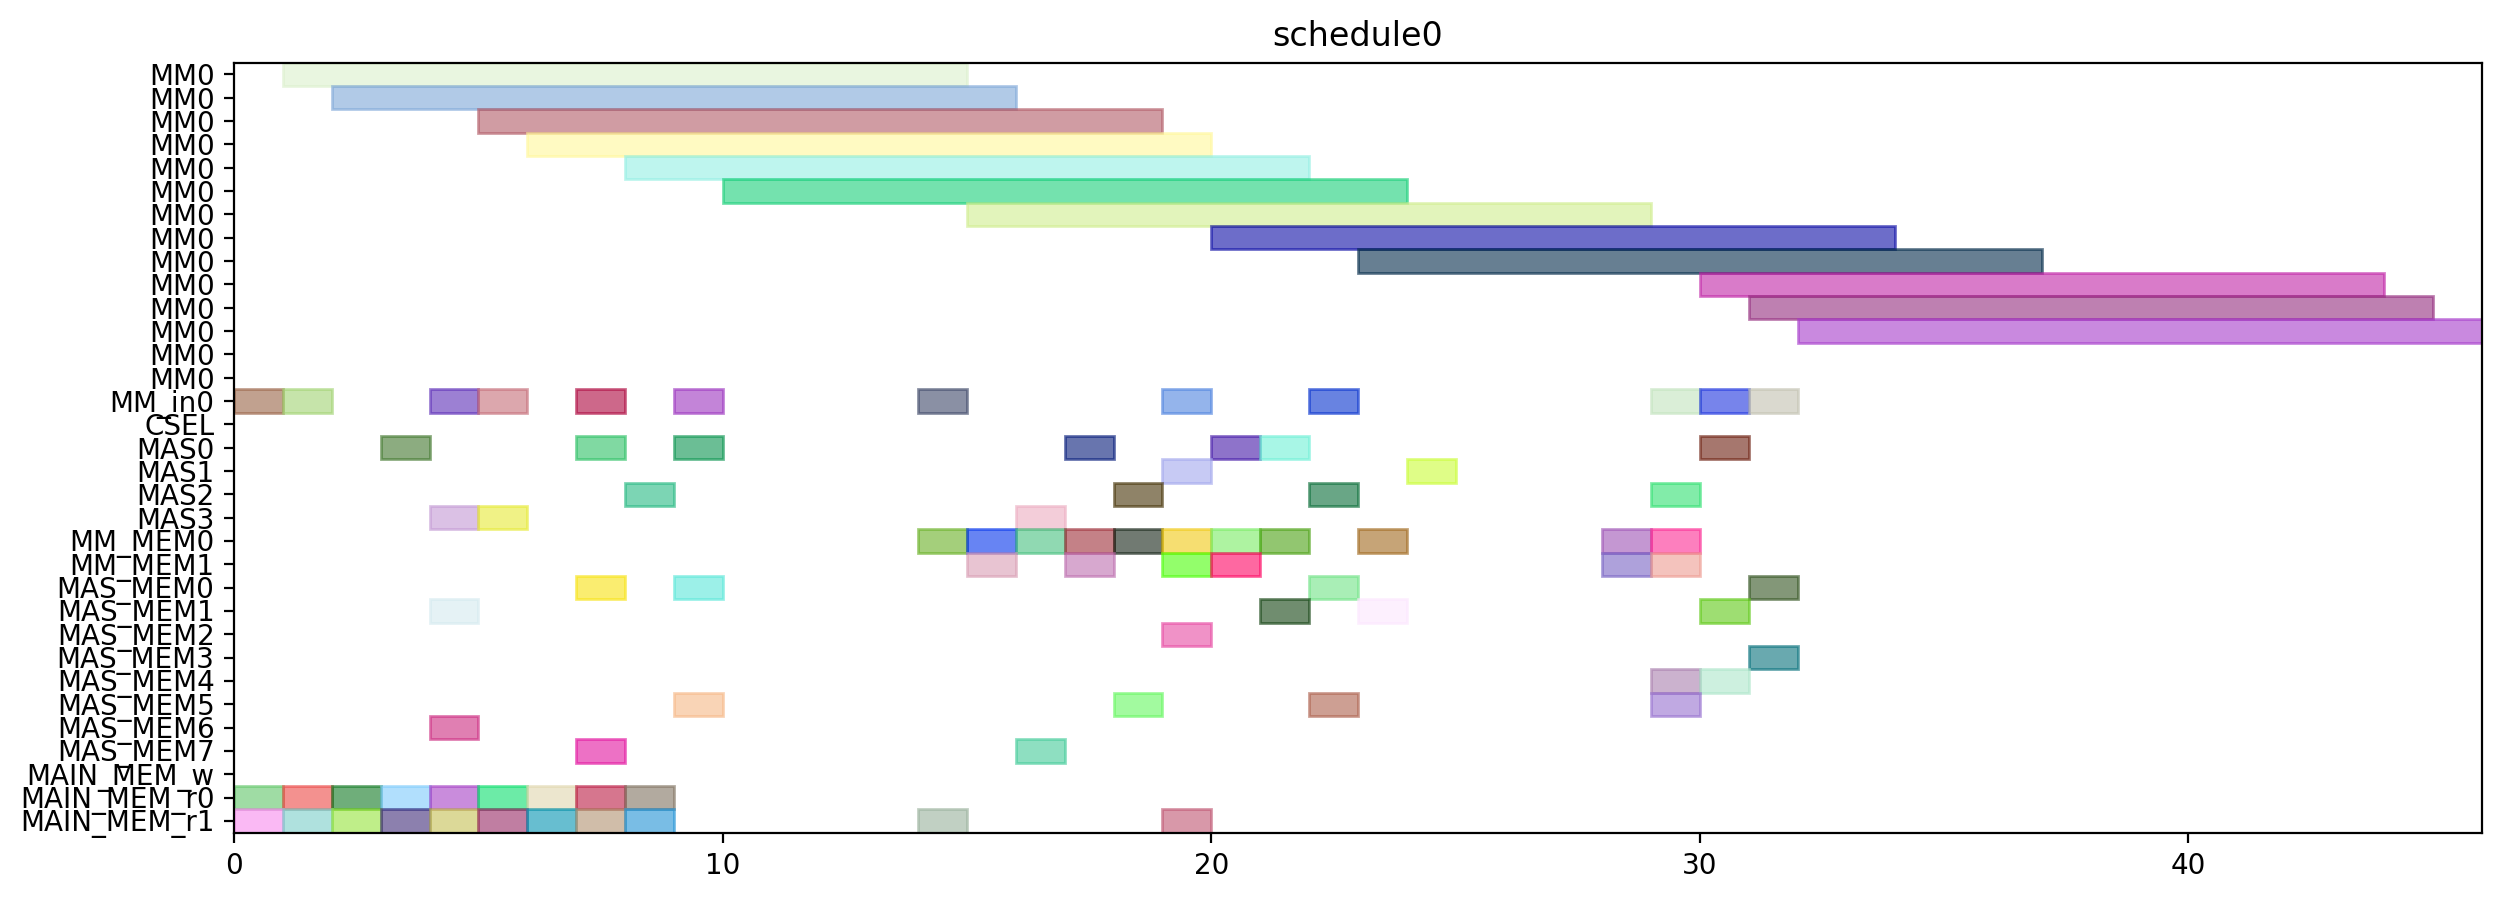

This figure's Python source:
from pyschedule import Scenario, solvers, plotters, alt


def solve():
	horizon = 120
	S = Scenario("schedule0", horizon=horizon)

	# resource
	MM = S.Resources('MM', num=1, size=14)
	MM_in = S.Resources('MM_in', num=1)
	CSEL = S.Resource('CSEL')
	MAS = S.Resources('MAS', num=4, size=1, periods=range(1, horizon))
	MM_MEM = S.Resources('MM_MEM', num=2)
	MAS_MEM = S.Resources('MAS_MEM', num=8)
	MAIN_MEM_w = S.Resource('MAIN_MEM_w', size=1)
	MAIN_MEM_r = S.Resources('MAIN_MEM_r', num=2)

	# result of previous scheduling

	# new tasks
	t0 = S.Task('t0', length=14, delay_cost=1)
	t0 += alt(MM)
	t0_in = S.Task('t0_in', length=1, delay_cost=1)
	t0_in += alt(MM_in)
	S += t0_in*MM_in[0]<=t0*MM[0]
	t0_mem0 = S.Task('t0_mem0', length=1, delay_cost=1)
	t0_mem0 += MAIN_MEM_r[0]
	S += t0_mem0 <= t0

	t0_mem1 = S.Task('t0_mem1', length=1, delay_cost=1)
	t0_mem1 += MAIN_MEM_r[1]
	S += t0_mem1 <= t0

	t1 = S.Task('t1', length=14, delay_cost=1)
	t1 += alt(MM)
	t1_in = S.Task('t1_in', length=1, delay_cost=1)
	t1_in += alt(MM_in)
	S += t1_in*MM_in[0]<=t1*MM[0]
	t1_mem0 = S.Task('t1_mem0', length=1, delay_cost=1)
	t1_mem0 += MAIN_MEM_r[0]
	S += t1_mem0 <= t1

	t1_mem1 = S.Task('t1_mem1', length=1, delay_cost=1)
	t1_mem1 += MAIN_MEM_r[1]
	S += t1_mem1 <= t1

	t2 = S.Task('t2', length=14, delay_cost=1)
	t2 += alt(MM)
	t2_in = S.Task('t2_in', length=1, delay_cost=1)
	t2_in += alt(MM_in)
	S += t2_in*MM_in[0]<=t2*MM[0]
	t2_mem0 = S.Task('t2_mem0', length=1, delay_cost=1)
	t2_mem0 += MAIN_MEM_r[0]
	S += t2_mem0 <= t2

	t2_mem1 = S.Task('t2_mem1', length=1, delay_cost=1)
	t2_mem1 += MAIN_MEM_r[1]
	S += t2_mem1 <= t2

	t3 = S.Task('t3', length=1, delay_cost=1)
	t3 += alt(MAS)
	t3_mem0 = S.Task('t3_mem0', length=1, delay_cost=1)
	t3_mem0 += MAIN_MEM_r[0]
	S += t3_mem0 <= t3

	t3_mem1 = S.Task('t3_mem1', length=1, delay_cost=1)
	t3_mem1 += MAIN_MEM_r[1]
	S += t3_mem1 <= t3

	t4 = S.Task('t4', length=1, delay_cost=1)
	t4 += alt(MAS)
	t4_mem0 = S.Task('t4_mem0', length=1, delay_cost=1)
	t4_mem0 += MAIN_MEM_r[0]
	S += t4_mem0 <= t4

	t4_mem1 = S.Task('t4_mem1', length=1, delay_cost=1)
	t4_mem1 += MAIN_MEM_r[1]
	S += t4_mem1 <= t4

	t8 = S.Task('t8', length=1, delay_cost=1)
	t8 += alt(MAS)
	t8_mem0 = S.Task('t8_mem0', length=1, delay_cost=1)
	t8_mem0 += MAIN_MEM_r[0]
	S += t8_mem0 <= t8

	t8_mem1 = S.Task('t8_mem1', length=1, delay_cost=1)
	t8_mem1 += MAIN_MEM_r[1]
	S += t8_mem1 <= t8

	t9 = S.Task('t9', length=1, delay_cost=1)
	t9 += alt(MAS)
	t9_mem0 = S.Task('t9_mem0', length=1, delay_cost=1)
	t9_mem0 += MAIN_MEM_r[0]
	S += t9_mem0 <= t9

	t9_mem1 = S.Task('t9_mem1', length=1, delay_cost=1)
	t9_mem1 += MAIN_MEM_r[1]
	S += t9_mem1 <= t9

	t13 = S.Task('t13', length=1, delay_cost=1)
	t13 += alt(MAS)
	t13_mem0 = S.Task('t13_mem0', length=1, delay_cost=1)
	t13_mem0 += MAIN_MEM_r[0]
	S += t13_mem0 <= t13

	t13_mem1 = S.Task('t13_mem1', length=1, delay_cost=1)
	t13_mem1 += MAIN_MEM_r[1]
	S += t13_mem1 <= t13

	t14 = S.Task('t14', length=1, delay_cost=1)
	t14 += alt(MAS)
	t14_mem0 = S.Task('t14_mem0', length=1, delay_cost=1)
	t14_mem0 += MAIN_MEM_r[0]
	S += t14_mem0 <= t14

	t14_mem1 = S.Task('t14_mem1', length=1, delay_cost=1)
	t14_mem1 += MAIN_MEM_r[1]
	S += t14_mem1 <= t14

	t5 = S.Task('t5', length=14, delay_cost=1)
	t5 += alt(MM)
	t5_in = S.Task('t5_in', length=1, delay_cost=1)
	t5_in += alt(MM_in)
	S += t5_in*MM_in[0]<=t5*MM[0]
	t5_mem0 = S.Task('t5_mem0', length=1, delay_cost=1)
	t5_mem0 += alt(MAS_MEM)
	S += (t3*MAS[0])-1 < t5_mem0*MAS_MEM[0]
	S += (t3*MAS[1])-1 < t5_mem0*MAS_MEM[2]
	S += (t3*MAS[2])-1 < t5_mem0*MAS_MEM[4]
	S += (t3*MAS[3])-1 < t5_mem0*MAS_MEM[6]
	S += t5_mem0 <= t5

	t5_mem1 = S.Task('t5_mem1', length=1, delay_cost=1)
	t5_mem1 += alt(MAS_MEM)
	S += (t4*MAS[0])-1 < t5_mem1*MAS_MEM[1]
	S += (t4*MAS[1])-1 < t5_mem1*MAS_MEM[3]
	S += (t4*MAS[2])-1 < t5_mem1*MAS_MEM[5]
	S += (t4*MAS[3])-1 < t5_mem1*MAS_MEM[7]
	S += t5_mem1 <= t5

	t6 = S.Task('t6', length=1, delay_cost=1)
	t6 += alt(MAS)
	t6_mem0 = S.Task('t6_mem0', length=1, delay_cost=1)
	t6_mem0 += alt(MM_MEM)
	S += (t0*MM[0])-1 < t6_mem0*MM_MEM[0]
	S += t6_mem0 <= t6

	t6_mem1 = S.Task('t6_mem1', length=1, delay_cost=1)
	t6_mem1 += alt(MM_MEM)
	S += (t1*MM[0])-1 < t6_mem1*MM_MEM[1]
	S += t6_mem1 <= t6

	t10 = S.Task('t10', length=14, delay_cost=1)
	t10 += alt(MM)
	t10_in = S.Task('t10_in', length=1, delay_cost=1)
	t10_in += alt(MM_in)
	S += t10_in*MM_in[0]<=t10*MM[0]
	t10_mem0 = S.Task('t10_mem0', length=1, delay_cost=1)
	t10_mem0 += alt(MAS_MEM)
	S += (t8*MAS[0])-1 < t10_mem0*MAS_MEM[0]
	S += (t8*MAS[1])-1 < t10_mem0*MAS_MEM[2]
	S += (t8*MAS[2])-1 < t10_mem0*MAS_MEM[4]
	S += (t8*MAS[3])-1 < t10_mem0*MAS_MEM[6]
	S += t10_mem0 <= t10

	t10_mem1 = S.Task('t10_mem1', length=1, delay_cost=1)
	t10_mem1 += alt(MAS_MEM)
	S += (t9*MAS[0])-1 < t10_mem1*MAS_MEM[1]
	S += (t9*MAS[1])-1 < t10_mem1*MAS_MEM[3]
	S += (t9*MAS[2])-1 < t10_mem1*MAS_MEM[5]
	S += (t9*MAS[3])-1 < t10_mem1*MAS_MEM[7]
	S += t10_mem1 <= t10

	t11 = S.Task('t11', length=1, delay_cost=1)
	t11 += alt(MAS)
	t11_mem0 = S.Task('t11_mem0', length=1, delay_cost=1)
	t11_mem0 += alt(MM_MEM)
	S += (t1*MM[0])-1 < t11_mem0*MM_MEM[0]
	S += t11_mem0 <= t11

	t11_mem1 = S.Task('t11_mem1', length=1, delay_cost=1)
	t11_mem1 += alt(MM_MEM)
	S += (t2*MM[0])-1 < t11_mem1*MM_MEM[1]
	S += t11_mem1 <= t11

	t15 = S.Task('t15', length=14, delay_cost=1)
	t15 += alt(MM)
	t15_in = S.Task('t15_in', length=1, delay_cost=1)
	t15_in += alt(MM_in)
	S += t15_in*MM_in[0]<=t15*MM[0]
	t15_mem0 = S.Task('t15_mem0', length=1, delay_cost=1)
	t15_mem0 += alt(MAS_MEM)
	S += (t13*MAS[0])-1 < t15_mem0*MAS_MEM[0]
	S += (t13*MAS[1])-1 < t15_mem0*MAS_MEM[2]
	S += (t13*MAS[2])-1 < t15_mem0*MAS_MEM[4]
	S += (t13*MAS[3])-1 < t15_mem0*MAS_MEM[6]
	S += t15_mem0 <= t15

	t15_mem1 = S.Task('t15_mem1', length=1, delay_cost=1)
	t15_mem1 += alt(MAS_MEM)
	S += (t14*MAS[0])-1 < t15_mem1*MAS_MEM[1]
	S += (t14*MAS[1])-1 < t15_mem1*MAS_MEM[3]
	S += (t14*MAS[2])-1 < t15_mem1*MAS_MEM[5]
	S += (t14*MAS[3])-1 < t15_mem1*MAS_MEM[7]
	S += t15_mem1 <= t15

	t16 = S.Task('t16', length=1, delay_cost=1)
	t16 += alt(MAS)
	t16_mem0 = S.Task('t16_mem0', length=1, delay_cost=1)
	t16_mem0 += alt(MM_MEM)
	S += (t0*MM[0])-1 < t16_mem0*MM_MEM[0]
	S += t16_mem0 <= t16

	t16_mem1 = S.Task('t16_mem1', length=1, delay_cost=1)
	t16_mem1 += alt(MM_MEM)
	S += (t2*MM[0])-1 < t16_mem1*MM_MEM[1]
	S += t16_mem1 <= t16

	t18 = S.Task('t18', length=1, delay_cost=1)
	t18 += alt(MAS)
	t18_mem0 = S.Task('t18_mem0', length=1, delay_cost=1)
	t18_mem0 += alt(MM_MEM)
	S += (t0*MM[0])-1 < t18_mem0*MM_MEM[0]
	S += t18_mem0 <= t18

	t18_mem1 = S.Task('t18_mem1', length=1, delay_cost=1)
	t18_mem1 += alt(MM_MEM)
	S += (t0*MM[0])-1 < t18_mem1*MM_MEM[1]
	S += t18_mem1 <= t18

	t20 = S.Task('t20', length=14, delay_cost=1)
	t20 += alt(MM)
	t20_in = S.Task('t20_in', length=1, delay_cost=1)
	t20_in += alt(MM_in)
	S += t20_in*MM_in[0]<=t20*MM[0]
	t20_mem0 = S.Task('t20_mem0', length=1, delay_cost=1)
	t20_mem0 += alt(MM_MEM)
	S += (t2*MM[0])-1 < t20_mem0*MM_MEM[0]
	S += t20_mem0 <= t20

	t20_mem1 = S.Task('t20_mem1', length=1, delay_cost=1)
	t20_mem1 += MAIN_MEM_r[1]
	S += t20_mem1 <= t20

	t7 = S.Task('t7', length=1, delay_cost=1)
	t7 += alt(MAS)
	t7_mem0 = S.Task('t7_mem0', length=1, delay_cost=1)
	t7_mem0 += alt(MM_MEM)
	S += (t5*MM[0])-1 < t7_mem0*MM_MEM[0]
	S += t7_mem0 <= t7

	t7_mem1 = S.Task('t7_mem1', length=1, delay_cost=1)
	t7_mem1 += alt(MAS_MEM)
	S += (t6*MAS[0])-1 < t7_mem1*MAS_MEM[1]
	S += (t6*MAS[1])-1 < t7_mem1*MAS_MEM[3]
	S += (t6*MAS[2])-1 < t7_mem1*MAS_MEM[5]
	S += (t6*MAS[3])-1 < t7_mem1*MAS_MEM[7]
	S += t7_mem1 <= t7

	t12 = S.Task('t12', length=1, delay_cost=1)
	t12 += alt(MAS)
	t12_mem0 = S.Task('t12_mem0', length=1, delay_cost=1)
	t12_mem0 += alt(MM_MEM)
	S += (t10*MM[0])-1 < t12_mem0*MM_MEM[0]
	S += t12_mem0 <= t12

	t12_mem1 = S.Task('t12_mem1', length=1, delay_cost=1)
	t12_mem1 += alt(MAS_MEM)
	S += (t11*MAS[0])-1 < t12_mem1*MAS_MEM[1]
	S += (t11*MAS[1])-1 < t12_mem1*MAS_MEM[3]
	S += (t11*MAS[2])-1 < t12_mem1*MAS_MEM[5]
	S += (t11*MAS[3])-1 < t12_mem1*MAS_MEM[7]
	S += t12_mem1 <= t12

	t17 = S.Task('t17', length=1, delay_cost=1)
	t17 += alt(MAS)
	t17_mem0 = S.Task('t17_mem0', length=1, delay_cost=1)
	t17_mem0 += alt(MM_MEM)
	S += (t15*MM[0])-1 < t17_mem0*MM_MEM[0]
	S += t17_mem0 <= t17

	t17_mem1 = S.Task('t17_mem1', length=1, delay_cost=1)
	t17_mem1 += alt(MAS_MEM)
	S += (t16*MAS[0])-1 < t17_mem1*MAS_MEM[1]
	S += (t16*MAS[1])-1 < t17_mem1*MAS_MEM[3]
	S += (t16*MAS[2])-1 < t17_mem1*MAS_MEM[5]
	S += (t16*MAS[3])-1 < t17_mem1*MAS_MEM[7]
	S += t17_mem1 <= t17

	t19 = S.Task('t19', length=1, delay_cost=1)
	t19 += alt(MAS)
	t19_mem0 = S.Task('t19_mem0', length=1, delay_cost=1)
	t19_mem0 += alt(MM_MEM)
	S += (t0*MM[0])-1 < t19_mem0*MM_MEM[0]
	S += t19_mem0 <= t19

	t19_mem1 = S.Task('t19_mem1', length=1, delay_cost=1)
	t19_mem1 += alt(MAS_MEM)
	S += (t18*MAS[0])-1 < t19_mem1*MAS_MEM[1]
	S += (t18*MAS[1])-1 < t19_mem1*MAS_MEM[3]
	S += (t18*MAS[2])-1 < t19_mem1*MAS_MEM[5]
	S += (t18*MAS[3])-1 < t19_mem1*MAS_MEM[7]
	S += t19_mem1 <= t19

	t21 = S.Task('t21', length=1, delay_cost=1)
	t21 += alt(MAS)
	t21_mem0 = S.Task('t21_mem0', length=1, delay_cost=1)
	t21_mem0 += alt(MM_MEM)
	S += (t1*MM[0])-1 < t21_mem0*MM_MEM[0]
	S += t21_mem0 <= t21

	t21_mem1 = S.Task('t21_mem1', length=1, delay_cost=1)
	t21_mem1 += alt(MM_MEM)
	S += (t20*MM[0])-1 < t21_mem1*MM_MEM[1]
	S += t21_mem1 <= t21

	t22 = S.Task('t22', length=1, delay_cost=1)
	t22 += alt(MAS)
	t22_mem0 = S.Task('t22_mem0', length=1, delay_cost=1)
	t22_mem0 += alt(MM_MEM)
	S += (t1*MM[0])-1 < t22_mem0*MM_MEM[0]
	S += t22_mem0 <= t22

	t22_mem1 = S.Task('t22_mem1', length=1, delay_cost=1)
	t22_mem1 += alt(MM_MEM)
	S += (t20*MM[0])-1 < t22_mem1*MM_MEM[1]
	S += t22_mem1 <= t22

	t23 = S.Task('t23', length=14, delay_cost=1)
	t23 += alt(MM)
	t23_in = S.Task('t23_in', length=1, delay_cost=1)
	t23_in += alt(MM_in)
	S += t23_in*MM_in[0]<=t23*MM[0]
	t23_mem0 = S.Task('t23_mem0', length=1, delay_cost=1)
	t23_mem0 += alt(MAS_MEM)
	S += (t17*MAS[0])-1 < t23_mem0*MAS_MEM[0]
	S += (t17*MAS[1])-1 < t23_mem0*MAS_MEM[2]
	S += (t17*MAS[2])-1 < t23_mem0*MAS_MEM[4]
	S += (t17*MAS[3])-1 < t23_mem0*MAS_MEM[6]
	S += t23_mem0 <= t23

	t23_mem1 = S.Task('t23_mem1', length=1, delay_cost=1)
	t23_mem1 += MAIN_MEM_r[1]
	S += t23_mem1 <= t23

	t25 = S.Task('t25', length=14, delay_cost=1)
	t25 += alt(MM)
	t25_in = S.Task('t25_in', length=1, delay_cost=1)
	t25_in += alt(MM_in)
	S += t25_in*MM_in[0]<=t25*MM[0]
	t25_mem0 = S.Task('t25_mem0', length=1, delay_cost=1)
	t25_mem0 += alt(MAS_MEM)
	S += (t7*MAS[0])-1 < t25_mem0*MAS_MEM[0]
	S += (t7*MAS[1])-1 < t25_mem0*MAS_MEM[2]
	S += (t7*MAS[2])-1 < t25_mem0*MAS_MEM[4]
	S += (t7*MAS[3])-1 < t25_mem0*MAS_MEM[6]
	S += t25_mem0 <= t25

	t25_mem1 = S.Task('t25_mem1', length=1, delay_cost=1)
	t25_mem1 += alt(MAS_MEM)
	S += (t22*MAS[0])-1 < t25_mem1*MAS_MEM[1]
	S += (t22*MAS[1])-1 < t25_mem1*MAS_MEM[3]
	S += (t22*MAS[2])-1 < t25_mem1*MAS_MEM[5]
	S += (t22*MAS[3])-1 < t25_mem1*MAS_MEM[7]
	S += t25_mem1 <= t25

	t27 = S.Task('t27', length=14, delay_cost=1)
	t27 += alt(MM)
	t27_in = S.Task('t27_in', length=1, delay_cost=1)
	t27_in += alt(MM_in)
	S += t27_in*MM_in[0]<=t27*MM[0]
	t27_mem0 = S.Task('t27_mem0', length=1, delay_cost=1)
	t27_mem0 += alt(MAS_MEM)
	S += (t22*MAS[0])-1 < t27_mem0*MAS_MEM[0]
	S += (t22*MAS[1])-1 < t27_mem0*MAS_MEM[2]
	S += (t22*MAS[2])-1 < t27_mem0*MAS_MEM[4]
	S += (t22*MAS[3])-1 < t27_mem0*MAS_MEM[6]
	S += t27_mem0 <= t27

	t27_mem1 = S.Task('t27_mem1', length=1, delay_cost=1)
	t27_mem1 += alt(MAS_MEM)
	S += (t21*MAS[0])-1 < t27_mem1*MAS_MEM[1]
	S += (t21*MAS[1])-1 < t27_mem1*MAS_MEM[3]
	S += (t21*MAS[2])-1 < t27_mem1*MAS_MEM[5]
	S += (t21*MAS[3])-1 < t27_mem1*MAS_MEM[7]
	S += t27_mem1 <= t27

	t28 = S.Task('t28', length=14, delay_cost=1)
	t28 += alt(MM)
	t28_in = S.Task('t28_in', length=1, delay_cost=1)
	t28_in += alt(MM_in)
	S += t28_in*MM_in[0]<=t28*MM[0]
	t28_mem0 = S.Task('t28_mem0', length=1, delay_cost=1)
	t28_mem0 += alt(MAS_MEM)
	S += (t19*MAS[0])-1 < t28_mem0*MAS_MEM[0]
	S += (t19*MAS[1])-1 < t28_mem0*MAS_MEM[2]
	S += (t19*MAS[2])-1 < t28_mem0*MAS_MEM[4]
	S += (t19*MAS[3])-1 < t28_mem0*MAS_MEM[6]
	S += t28_mem0 <= t28

	t28_mem1 = S.Task('t28_mem1', length=1, delay_cost=1)
	t28_mem1 += alt(MAS_MEM)
	S += (t7*MAS[0])-1 < t28_mem1*MAS_MEM[1]
	S += (t7*MAS[1])-1 < t28_mem1*MAS_MEM[3]
	S += (t7*MAS[2])-1 < t28_mem1*MAS_MEM[5]
	S += (t7*MAS[3])-1 < t28_mem1*MAS_MEM[7]
	S += t28_mem1 <= t28

	t29 = S.Task('t29', length=14, delay_cost=1)
	t29 += alt(MM)
	t29_in = S.Task('t29_in', length=1, delay_cost=1)
	t29_in += alt(MM_in)
	S += t29_in*MM_in[0]<=t29*MM[0]
	t29_mem0 = S.Task('t29_mem0', length=1, delay_cost=1)
	t29_mem0 += alt(MAS_MEM)
	S += (t21*MAS[0])-1 < t29_mem0*MAS_MEM[0]
	S += (t21*MAS[1])-1 < t29_mem0*MAS_MEM[2]
	S += (t21*MAS[2])-1 < t29_mem0*MAS_MEM[4]
	S += (t21*MAS[3])-1 < t29_mem0*MAS_MEM[6]
	S += t29_mem0 <= t29

	t29_mem1 = S.Task('t29_mem1', length=1, delay_cost=1)
	t29_mem1 += alt(MAS_MEM)
	S += (t12*MAS[0])-1 < t29_mem1*MAS_MEM[1]
	S += (t12*MAS[1])-1 < t29_mem1*MAS_MEM[3]
	S += (t12*MAS[2])-1 < t29_mem1*MAS_MEM[5]
	S += (t12*MAS[3])-1 < t29_mem1*MAS_MEM[7]
	S += t29_mem1 <= t29

	solvers.mip.solve(S,msg=1,kind='CPLEX',ratio_gap=1.01)

	solution = [['hoge']*len(S.solution()[1]) for i in range(len(S.solution()))]
	for i in range(len(S.solution())):
		for j in range(len(S.solution()[i])):
			solution[i][j]=str(S.solution()[i][j])
	print(solution)

	cycles = int(solution[-1][3])

	pic_file_name = "/home/mfukuda/ABE/multiRAM_multiMAS_16mux/scheduling_result/stage14MM1_stage1MAS4/EP_ADD_A_0/schedule0.png"
	if(S.solution() != []):
		plotters.matplotlib.plot(S,img_filename=pic_file_name, show_task_labels=False, fig_size=(cycles*0.25+3, 5))

	return solution
